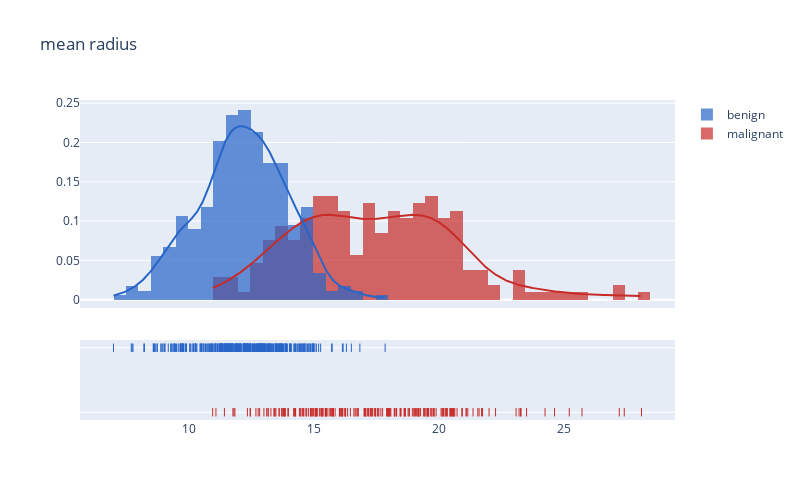

This figure's notebook cell:
### Markdown cell above
##### Distributions of  `Mean Radius` by Target:

### Code cell
plot_distribution('mean radius', .5)
#plot_distribution('mean texture', .5)
#plot_distribution('mean perimeter', 5)
#plot_distribution('mean area', 10)
#plot_distribution('mean smoothness', .5)
#plot_distribution('mean compactness', .5)
#plot_distribution('mean concavity', .5)
#plot_distribution('mean concave points' .5)
#plot_distribution('mean symmetry', .5)
#plot_distribution('mean fractal dimension', .5)

### Figure 1 — Plotly figure (JSON) as saved in the notebook; plotly's stock layout.template omitted (floating-point values rounded to 4 significant figures; data arrays with more than 128 entries replaced by an {"elided": "..."} marker saying what was removed)
{"data": [{"autobinx": false, "histnorm": "probability density", "legendgroup": "malignant", "marker": {"color": "#c82b28"}, "name": "malignant", "opacity": 0.7, "type": "histogram", "x": {"elided": "212 float values"}, "xaxis": "x", "xbins": {"end": 28.11, "size": 0.5, "start": 10.95}, "yaxis": "y"}, {"autobinx": false, "histnorm": "probability density", "legendgroup": "benign", "marker": {"color": "#2865c8"}, "name": "benign", "opacity": 0.7, "type": "histogram", "x": {"elided": "357 float values"}, "xaxis": "x", "xbins": {"end": 17.85, "size": 0.5, "start": 6.981}, "yaxis": "y"}, {"legendgroup": "malignant", "marker": {"color": "#c82b28"}, "mode": "lines", "name": "malignant", "showlegend": false, "type": "scatter", "x": {"elided": "500 float values"}, "xaxis": "x", "y": {"elided": "500 float values"}, "yaxis": "y"}, {"legendgroup": "benign", "marker": {"color": "#2865c8"}, "mode": "lines", "name": "benign", "showlegend": false, "type": "scatter", "x": {"elided": "500 float values"}, "xaxis": "x", "y": {"elided": "500 float values"}, "yaxis": "y"}, {"legendgroup": "malignant", "marker": {"color": "#c82b28", "symbol": "line-ns-open"}, "mode": "markers", "name": "malignant", "showlegend": false, "type": "scatter", "x": {"elided": "212 float values"}, "xaxis": "x", "y": {"elided": "212 str values"}, "yaxis": "y2"}, {"legendgroup": "benign", "marker": {"color": "#2865c8", "symbol": "line-ns-open"}, "mode": "markers", "name": "benign", "showlegend": false, "type": "scatter", "x": {"elided": "357 float values"}, "xaxis": "x", "y": {"elided": "357 str values"}, "yaxis": "y2"}], "layout": {"barmode": "overlay", "height": 500, "hovermode": "closest", "legend": {"traceorder": "reversed"}, "title": {"text": "mean radius"}, "width": 800, "xaxis": {"anchor": "y2", "domain": [0, 1], "zeroline": false}, "yaxis": {"anchor": "free", "domain": [0.35, 1], "position": 0}, "yaxis2": {"anchor": "x", "domain": [0, 0.25], "dtick": 1, "showticklabels": false}}}
